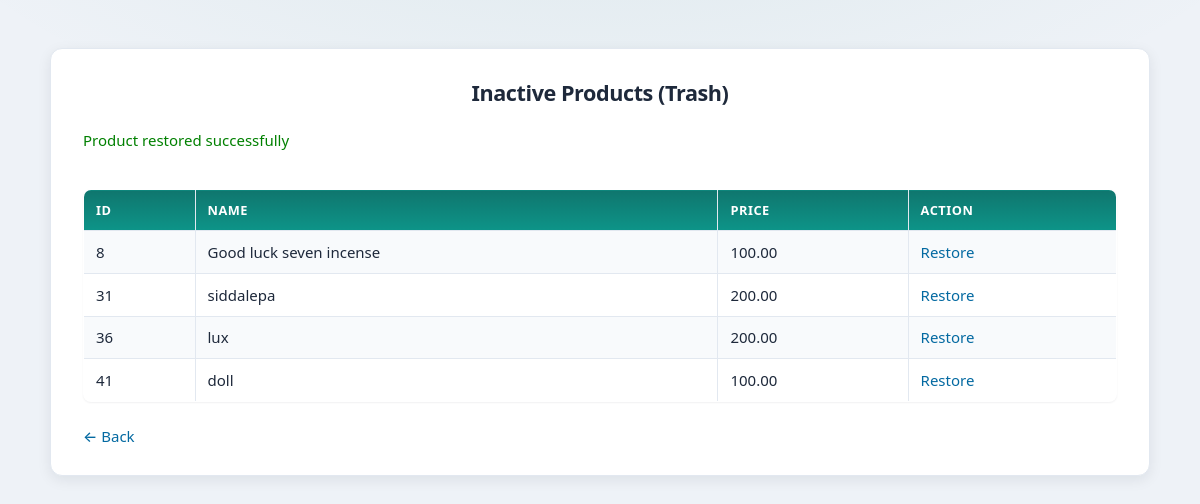
/inactive_products.php?restored=1 (signed in), run on the app's committed database.
### tables this page shows
CREATE TABLE IF NOT EXISTS `product` (
  `product_id` int NOT NULL AUTO_INCREMENT,
  `product_name` varchar(100) NOT NULL,
  `unit_price` decimal(10,2) NOT NULL,
  `category_id` int NOT NULL,
  `stock` int DEFAULT '0',
  `status` varchar(20) DEFAULT 'active',
  PRIMARY KEY (`product_id`),
  UNIQUE KEY `product_name` (`product_name`),
  KEY `category_id` (`category_id`)
);

### inactive_products.php (the view, shortened to what this page needs)
<?php
include 'includes/config.php';
$result = mysqli_query($conn,"SELECT * FROM product WHERE status='inactive'");
?>
<!DOCTYPE html>
<html>
<head>
    <link rel="stylesheet" href="style.css">
</head>
<body>
<div class="login-box">
<h2>Inactive Products (Trash)</h2>
<?php if(isset($_GET['restored'])): ?>
    <p style="color:green;">Product restored successfully</p>
<?php endif; ?>
<br>
<table border="1" width="100%">
<tr>
    <th>ID</th>
    <th>Name</th>
    <th>Price</th>
    <th>Action</th>
</tr>
<?php while($row = mysqli_fetch_assoc($result)): ?>
<tr>
    <td><?php echo $row['product_id']; ?></td>
    <td><?php echo $row['product_name']; ?></td>
    <td><?php echo $row['unit_price']; ?></td>
    <td>
        <a href="restore_product.php?id=<?php echo $row['product_id']; ?>">
            Restore
        </a>
    </td>
</tr>
<?php endwhile; ?>
</table>
<br>
<a href="products.php">← Back</a>
</div>
</body>
</html>

### style.css (style rules this page uses)
:root { --color-bg: #eef2f7; --color-bg-elevated: #ffffff; --color-text: #1e293b; --color-text-muted: #64748b; --color-primary: #0f766e; --color-primary-hover: #0d9488; --color-primary-soft: rgba(15, 118, 110, 0.12); --color-accent: #0369a1; --color-border: #e2e8f0; --color-success: #15803d; --color-danger: #b91c1c; --color-warning-bg: #fff7ed; --shadow-sm: 0 1px 2px rgba(15, 23, 42, 0.06); --shadow-md: 0 4px 14px rgba(15, 23, 42, 0.08); --shadow-lg: 0 12px 40px rgba(15, 23, 42, 0.1); --radius: 12px; --radius-sm: 8px; --font: system-ui, -apple-system, "Segoe UI", Roboto, "Helvetica Neue", Arial, sans-serif; --max-content: 1100px; }
*, *::before, *::after { box-sizing: border-box; }
html { -webkit-text-size-adjust: 100%; }
body { margin: 0; min-height: 100vh; padding: 1rem 1.25rem 2rem; font-family: var(--font); font-size: 15px; line-height: 1.5; color: var(--color-text); background: var(--color-bg); background-image: radial-gradient(ellipse 120% 80% at 50% -20%, rgba(15, 118, 110, 0.08), transparent 50%); }
h2 { margin: 0 0 1rem; font-weight: 600; font-size: 1.35rem; letter-spacing: -0.02em; text-align: center; color: var(--color-text); }
a { color: var(--color-accent); text-decoration: none; font-weight: 500; transition: color 0.15s ease; }
.login-box { width: 100%; max-width: var(--max-content); margin: 2rem auto; padding: 1.75rem 2rem; background: var(--color-bg-elevated); border-radius: var(--radius); box-shadow: var(--shadow-md); border: 1px solid var(--color-border); }
.login-box h2 { text-align: center; margin-bottom: 1.25rem; }
table { width: 100%; border-collapse: collapse; background: var(--color-bg-elevated); border-radius: var(--radius-sm); overflow: hidden; box-shadow: var(--shadow-sm); border: 1px solid var(--color-border); }
th { background: linear-gradient(180deg, #0f766e 0%, #0d9488 100%); color: #fff; padding: 0.65rem 0.75rem; text-align: left; font-size: 0.8rem; font-weight: 600; text-transform: uppercase; letter-spacing: 0.04em; }
td { padding: 0.6rem 0.75rem; border-bottom: 1px solid var(--color-border); text-align: left; }
tr:nth-child(even) { background: #f8fafc; }
tr:last-child td { border-bottom: none; }

### data on the page
product: product_id "8", product_name "Good luck seven incense", unit_price "100.00"
product: product_id "31", product_name "siddalepa", unit_price "200.00"
product: product_id "36", product_name "lux", unit_price "200.00"
product: product_id "41", product_name "doll", unit_price "100.00"
